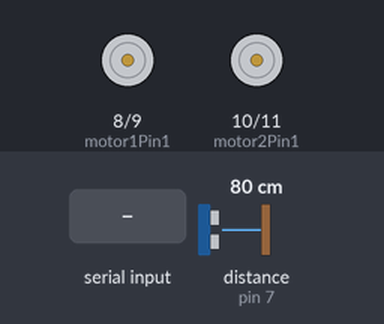
A sketch run on a simulated Arduino Uno, built with avr-gcc and run on an emulated ATmega328P. Parts: motor-driver pin pairs drawn as motors (green arrow = first pin HIGH = forward, orange = second pin HIGH = backward, longer = more drive). The test bench sets the inputs (shaded band); at power-on: distance to the obstacle (sensor on pin 7) 80 cm. The echo pulse lasts 58.3 µs per cm; what the sketch prints to the serial monitor is not drawn.

Above: at 1.2 s.
1.3 s: "f" received over Serial
At 1.9 s:
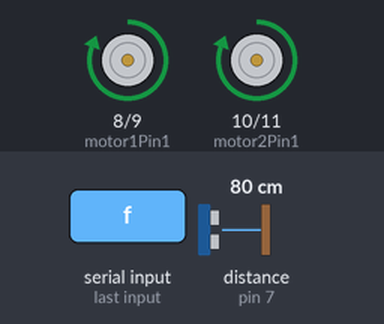
4.3 s: "b" received over Serial
At 5.5 s:
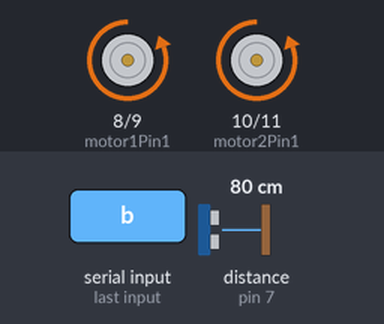
7.3 s: "l" received over Serial
At 8.5 s:
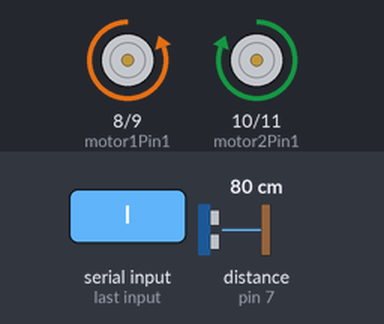
10.3 s: "r" received over Serial
At 11.1 s:
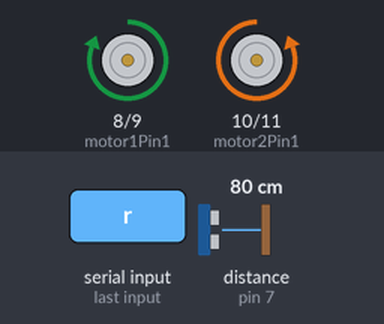
Timing chart, 0 to 13.3 s (numbered marks = the images above; inputs shaded):
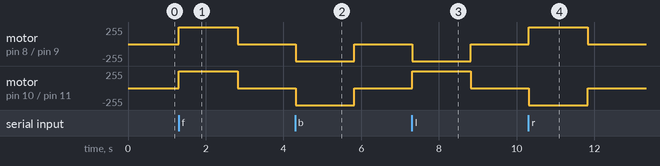

Measured:
- after the input at 1.3 s, motor on pin 8 (motor1Pin1) / pin 9 (motor1Pin2), motor on pin 10 (motor2Pin1) / pin 11 (motor2Pin2): stopped → forward 255/255 at once, → stopped 1.5 s later
- after the input at 4.3 s, motor on pin 8 (motor1Pin1) / pin 9 (motor1Pin2), motor on pin 10 (motor2Pin1) / pin 11 (motor2Pin2): stopped → backward 255/255 at once, → stopped 1.5 s later
- after the input at 7.3 s, motor on pin 8 (motor1Pin1) / pin 9 (motor1Pin2): stopped → backward 255/255 at once, → stopped 1.5 s later; motor on pin 10 (motor2Pin1) / pin 11 (motor2Pin2): stopped → forward 255/255 at once, → stopped 1.5 s later
- after the input at 10.3 s, motor on pin 8 (motor1Pin1) / pin 9 (motor1Pin2): stopped → forward 255/255 at once, → stopped 1.5 s later; motor on pin 10 (motor2Pin1) / pin 11 (motor2Pin2): stopped → backward 255/255 at once, → stopped 1.5 s later

The sketch:

wheelchair_control.ino
```cpp
/*
  wheelchair_control.ino
  Voice + Obstacle Smart Wheelchair
  Author: Ayush rana
  GitHub: https://github.com/Ayushrana27
*/

#include <Arduino.h>

// Motor pins
const int motor1Pin1 = 8;
const int motor1Pin2 = 9;
const int motor2Pin1 = 10;
const int motor2Pin2 = 11;

// Ultrasonic pins
const int trigPin = 6;
const int echoPin = 7;

// Command variable
char command = '\0';
unsigned long lastCommandTime = 0;
const unsigned long commandTimeout = 1500; // Stop if no command received in 1.5 sec

void setup() {
  Serial.begin(9600);

  // Motor pin setup
  pinMode(motor1Pin1, OUTPUT);
  pinMode(motor1Pin2, OUTPUT);
  pinMode(motor2Pin1, OUTPUT);
  pinMode(motor2Pin2, OUTPUT);

  // Ultrasonic sensor setup
  pinMode(trigPin, OUTPUT);
  pinMode(echoPin, INPUT);

  stopMotors();
  Serial.println("[INFO] Smart Wheelchair Initialized");
}

void loop() {
  // Read command from Bluetooth
  if (Serial.available() > 0) {
    command = tolower(Serial.read());
    lastCommandTime = millis();
    Serial.print("[CMD] ");
    Serial.println(command);
  }

  // Stop if no command received recently
  if (millis() - lastCommandTime > commandTimeout) {
    stopMotors();
    command = '\0';
  }

  // Execute movement based on command
  switch (command) {
    case 'f': handleForward(); break;
    case 'b': handleBackward(); break;
    case 'l': handleLeft(); break;
    case 'r': handleRight(); break;
    case 's': stopMotors(); break;
  }
}

// Check for obstacles using ultrasonic sensor
bool obstacleDetected() {
  digitalWrite(trigPin, LOW);
  delayMicroseconds(2);
  digitalWrite(trigPin, HIGH);
  delayMicroseconds(10);
  digitalWrite(trigPin, LOW);

  long duration = pulseIn(echoPin, HIGH);
  int distance = duration * 0.034 / 2; // cm

  return distance < 25; // Stop if object within 25cm
}

// Movement functions
void handleForward() {
  if (!obstacleDetected()) {
    digitalWrite(motor1Pin1, HIGH);
    digitalWrite(motor1Pin2, LOW);
    digitalWrite(motor2Pin1, HIGH);
    digitalWrite(motor2Pin2, LOW);
    Serial.println("Moving Forward ⬆️");
  } else {
    stopMotors();
    Serial.println("Obstacle detected, stopped 🛑");
  }
}

void handleBackward() {
  digitalWrite(motor1Pin1, LOW);
  digitalWrite(motor1Pin2, HIGH);
  digitalWrite(motor2Pin1, LOW);
  digitalWrite(motor2Pin2, HIGH);
  Serial.println("Moving Backward ⬇️");
}

void handleLeft() {
  digitalWrite(motor1Pin1, LOW);
  digitalWrite(motor1Pin2, HIGH);
  digitalWrite(motor2Pin1, HIGH);
  digitalWrite(motor2Pin2, LOW);
  Serial.println("Turning Left ⬅️");
}

void handleRight() {
  digitalWrite(motor1Pin1, HIGH);
  digitalWrite(motor1Pin2, LOW);
  digitalWrite(motor2Pin1, LOW);
  digitalWrite(motor2Pin2, HIGH);
  Serial.println("Turning Right ➡️");
}

void stopMotors() {
  digitalWrite(motor1Pin1, LOW);
  digitalWrite(motor1Pin2, LOW);
  digitalWrite(motor2Pin1, LOW);
  digitalWrite(motor2Pin2, LOW);
  Serial.println("Stopped ✋");
}
```
